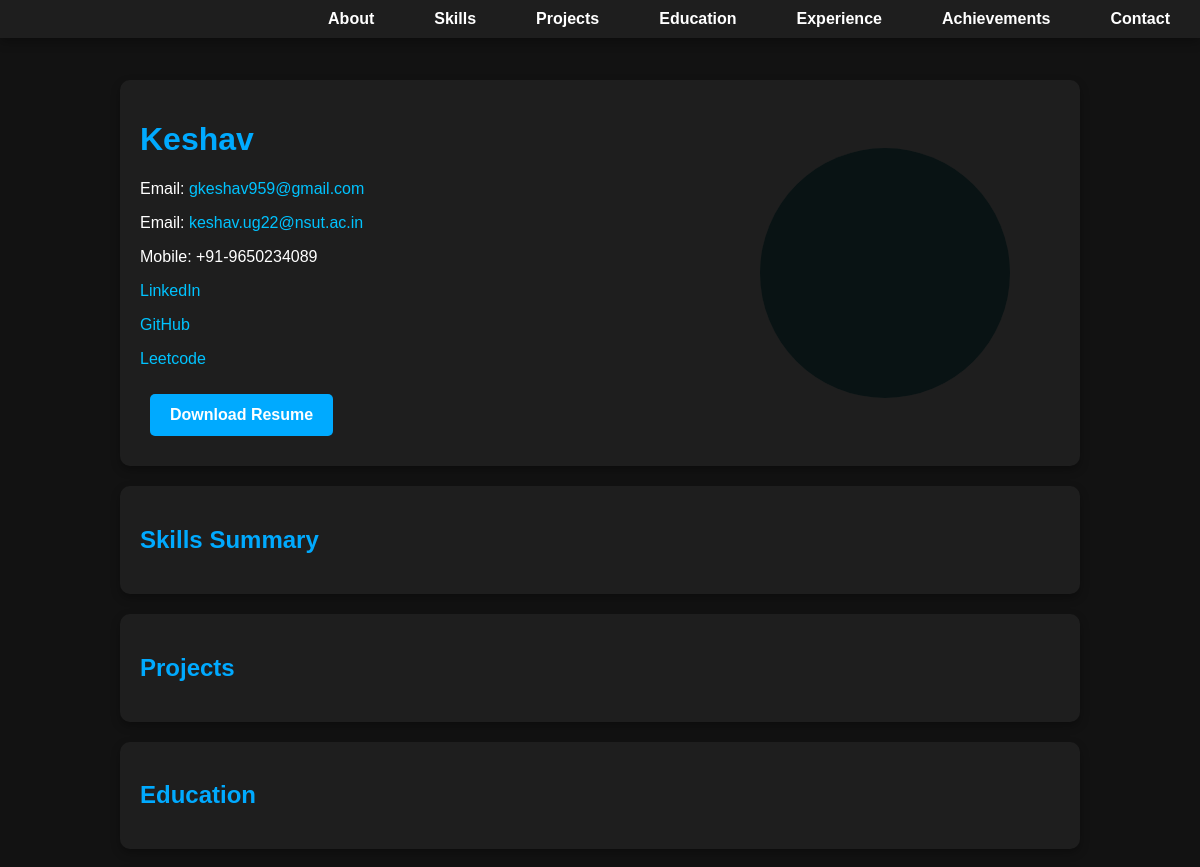
Before: / (upper part) with the older database file.
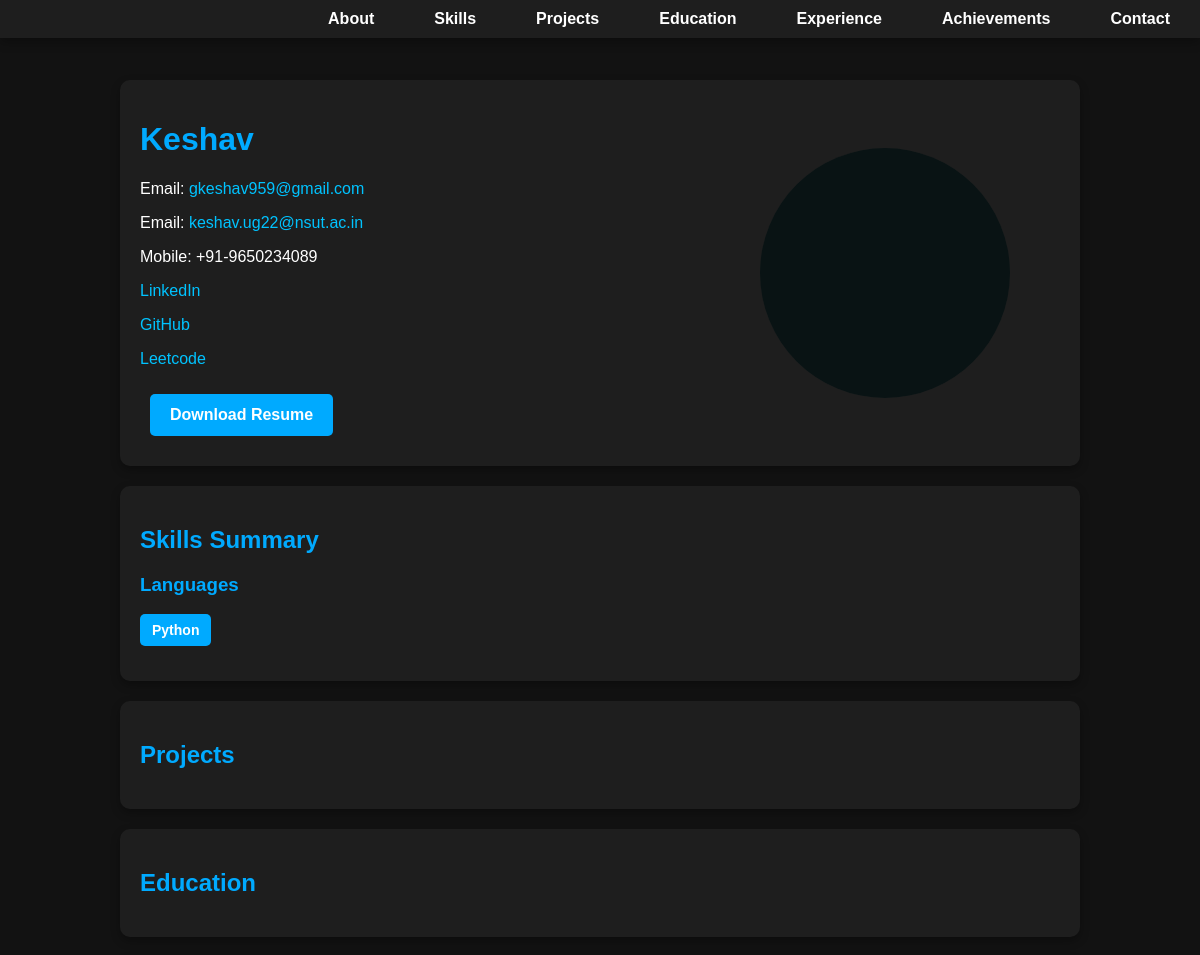
After: the same page with the newer database file.
### Base/models.py (models this page shows, shortened)
class Skill(models.Model):
    CATEGORY_CHOICES = [
        ('Languages', 'Language'),
        ('Frameworks', 'Framework'),
        ('Tools', 'Tool'),
        ('Courses', 'Course'),
        ('Soft Skills', 'Soft Skill')
    ]
    name = models.CharField(max_length=100)
    category = models.CharField(max_length=50, choices=CATEGORY_CHOICES)

### Base/views.py (the view)
# urls.py: path('',views.home,name='home'),
def home(request):
    projects = Project.objects.all()
    education = Education.objects.all()
    experience = Experience.objects.all()
    skills = Skill.objects.all()
    achievement = Achievement.objects.all()
    categorized_skills = {}
    for skill in skills:
        categorized_skills.setdefault(skill.category, []).append(skill.name)
    return render(request, 'home.html', {
        'projects': projects,
        'education': education,
        'experience': experience,
        'skills': categorized_skills,
        'achievements': achievement
    })

### Base/templates/home.html (shortened to what this page needs)
{% load static %}
<!DOCTYPE html>
<html>
<head>
    <link rel="stylesheet" href="{% static 'css/style.css' %}">
</head>
<body>
    <header class="top-nav">
        <nav>
            <ul>
                <li><a href="#about">About</a></li>
                <li><a href="#skills">Skills</a></li>
                <li><a href="#projects">Projects</a></li>
                <li><a href="#education">Education</a></li>
                <li><a href="#experience">Experience</a></li>
                <li><a href="#achievements">Achievements</a></li>
                <li><a href="#contact">Contact</a></li>
            </ul>
        </nav>
    </header>
    <div class="container">
        <div class="section about-section" id="about">
            <div class="about-content">
                <div class="about-text">
                    <h1>Keshav</h1>
                    <div class="contact-links">
                        <p>Email: <a href="mailto:gkeshav959@gmail.com">gkeshav959@gmail.com</a></p>
                        <p>Email: <a href="mailto:keshav.ug22@nsut.ac.in">keshav.ug22@nsut.ac.in</a></p>
                        <p>Mobile: +91-9650234089</p>
                        <p><a href="https://www.linkedin.com/in/keshav-goyal-251b6432a/">LinkedIn</a></p>
                        <p><a href="https://github.com/kesal-us">GitHub</a></p>
                        <p><a href="https://leetcode.com/u/tckes9340/">Leetcode</a></p>
                        <a href="{% static 'pdf/Resume.pdf' %}" download class="resume-button">Download Resume</a>
                    </div>
                </div>
                <div class="profile-image">
                    <img src="{% static 'images/5.jpg' %}" alt="Keshav's Photo" onerror="this.style.display='none'; this.nextElementSibling.style.display='flex';">
                </div>
            </div>
        </div>
        <div class="section" id="skills">
            <h2>Skills Summary</h2>
            <div class="skills">
                {% for category, items in skills.items %}
                    <h3>{{ category }}</h3>
                    <div class="skill-list">
                        {% for skill in items %}
                            <span class="skill-box">{{ skill }}</span>
                        {% endfor %}
                    </div>
                {% endfor %}
            </div>
        </div>
        <div class="section" id="projects">
            <h2>Projects</h2>
        </div>
        <div class="section" id="education">
            <h2>Education</h2>
        </div>
    </div>
</body>
</html>

### static/css/style.css (style rules this page uses)
body { font-family: 'Poppins', sans-serif; margin: 0; padding: 0; background-color: #121212; color: #ffffff; }
.container { width: 80%; max-width: 1000px; margin: auto; padding: 20px; }
h1, h2, h3 { color: #00aaff; font-weight: 600; }
a { color: #00c3ff; text-decoration: none; transition: 0.3s; }
.section { background: #1e1e1e; padding: 20px; margin-bottom: 20px; border-radius: 10px; box-shadow: 0px 4px 10px rgba(0, 0, 0, 0.3); }
.about-section { display: flex; align-items: center; justify-content: space-between; flex-wrap: wrap; }
.about-content { display: flex; align-items: center; justify-content: space-between; width: 100%; }
.about-text { flex: 1; padding-right: 20px; }
.profile-image { width: 250px; height: 250px; border-radius: 50%; overflow: hidden; display: flex; justify-content: center; align-items: center; background: #252525; position: relative; left: -50px; }
.skills { display: block; }
.skill-list { display: flex; flex-wrap: wrap; gap: 10px; margin-bottom: 15px; }
.skill-box { background: #00aaff; color: white; padding: 8px 12px; border-radius: 5px; font-size: 14px; font-weight: bold; transition: 0.3s; }
.contact-button, .resume-button, .link-button { display: inline-block; padding: 12px 20px; margin: 10px; border-radius: 5px; font-size: 16px; font-weight: bold; text-decoration: none; transition: 0.3s; }
.resume-button { background: #00aaff; color: white; }
.top-nav { position: fixed; top: 0; left: 0; width: 100%; background: #1e1e1e; padding: 10px 0; box-shadow: 0px 4px 10px rgba(0, 0, 0, 0.3); z-index: 1000; }
.top-nav ul { list-style: none; padding: 0; margin: 0; display: flex; justify-content: right; }
.top-nav ul li { margin: 0 15px; }
.top-nav ul li a { color: white; text-decoration: none; font-size: 16px; font-weight: bold; padding: 10px 15px; transition: 0.3s; }
.container { margin-top: 60px; }
html { scroll-behavior: smooth; }

Changed rows visible on the page:
added Skill: skills "Languages", items "Python"
